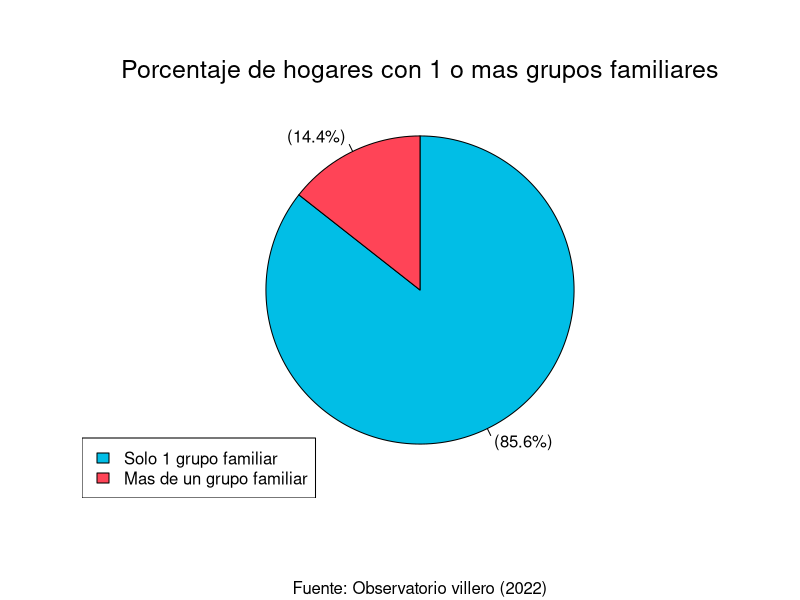

Here is the R script that generated this plot:
install.packages("tidyverse")

library(readxl)
library(ggplot2)

# Leo el xlsx
df = read_excel("Datos_LP.xlsx", sheet = "FILTRO");

cantFamilias = as.factor(df$`Cantidad Familias`)
newTable <- table(cantFamilias)

suma = apply(newTable, 1, sum);

porcentajes = round(c(suma[1],sum(suma[-1]))/length(cantFamilias) * 100,2);

pie(porcentajes , labels = c(
  paste("(",porcentajes[1],"%)",sep=""),
  paste("(",porcentajes[2],"%)",sep="")),
  cex = 1,
  edges = 200,
  radius = 0.8,
  clockwise = T,
  init.angle = 90,
  density = NULL,
  sub= "Fuente: Observatorio villero (2022)",
  angle = 45,
  col = c("#01bee6", "#ff4457"), border = NULL,
  lty = NULL, main = NULL
)
mtext("Porcentaje de hogares con 1 o mas grupos familiares", side=3, cex=1.5)
legend("bottomleft", legend = c("Solo 1 grupo familiar", "Mas de un grupo familiar"), fill = c("#01bee6", "#ff4457"))
